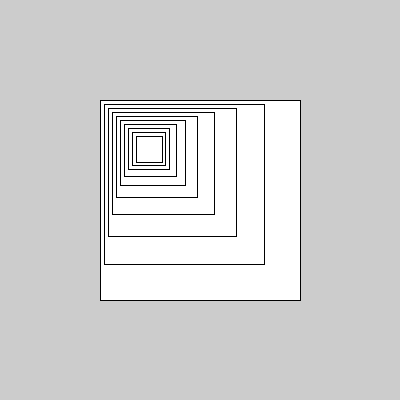
Frame 1 (no input)
Frame 2 (the mouse pressed at the canvas centre, redrawn once): identical to frame 1, image omitted

The Processing sketch that drew this single still picture (run headless with seeded random() and noise(); the mouse was pressed at the canvas centre and the sketch redrawn once):

// Processing sketch: sk_recursive_squares_size_xy
// ── sk_recursive_squares_size_xy.pde
void setup()
{
  size( 400, 400 );
  noLoop();  // アニメーションしない
}

void draw()
{
  drawSquare( 100, 100, 200, 10 );  // 最初の再帰呼び出し
}

/**
  再帰関数：正方形を再帰的に小さくし，右下に移動しながら描画する．
*/
void drawSquare( float fX, float fY, float fSize, int iLevel )
{
  if( iLevel > 0 )  // 再帰の継続条件
  {
    // 正方形描画
    square( fX, fY, fSize );
    
    drawSquare( fX + 4, fY + 4, fSize * 0.8, iLevel - 1 );  // 再帰呼び出し
  }
}
